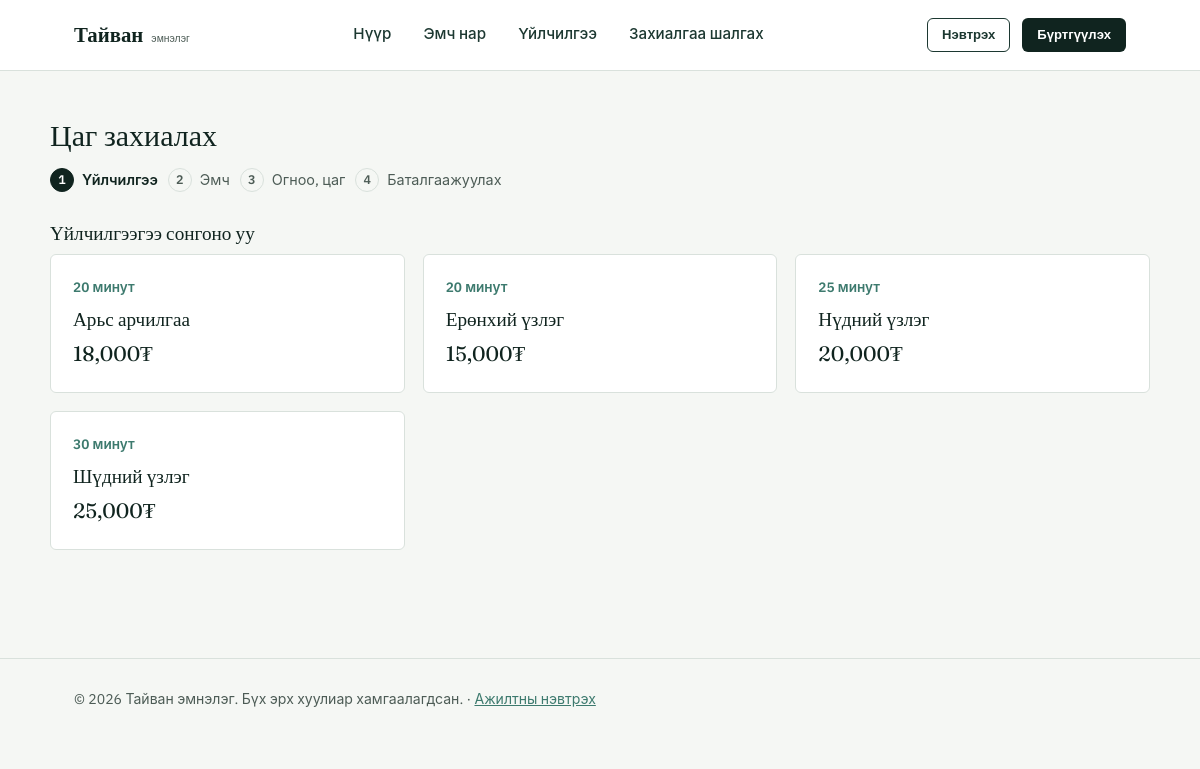
Screenshot of /book.php with the database file from the repository.
### tables this page shows
CREATE TABLE services (
  id          INT AUTO_INCREMENT PRIMARY KEY,
  name        VARCHAR(150) NOT NULL,
  description TEXT,
  duration    INT NOT NULL COMMENT 'минутаар',
  price       DECIMAL(12,2) NOT NULL DEFAULT 0,
  status      ENUM('active','inactive') NOT NULL DEFAULT 'active',
  created_at  TIMESTAMP DEFAULT CURRENT_TIMESTAMP,
  updated_at  TIMESTAMP DEFAULT CURRENT_TIMESTAMP ON UPDATE CURRENT_TIMESTAMP
);

### includes/functions.php (called while the page is built, shortened)
<?php
function e(?string $str): string
{
    return htmlspecialchars($str ?? '', ENT_QUOTES, 'UTF-8');
}
function formatMoney(float $amount): string
{
    return number_format($amount, 0, '.', ',') . '₮';
}

### book.php (the view, shortened to what this page needs)
<?php
require_once __DIR__ . '/includes/functions.php';
$db = getDB();
$services = $db->query("SELECT * FROM services WHERE status='active' ORDER BY name")->fetchAll();
require_once __DIR__ . '/includes/header.php';
?>
<section class="block container">
  <h2>Цаг захиалах</h2>
  <div class="flow-steps" id="flowSteps">
    <div class="flow-step active" data-step="1"><span class="dot">1</span> Үйлчилгээ</div>
    <div class="flow-step" data-step="2"><span class="dot">2</span> Эмч</div>
    <div class="flow-step" data-step="3"><span class="dot">3</span> Огноо, цаг</div>
    <div class="flow-step" data-step="4"><span class="dot">4</span> Баталгаажуулах</div>
  </div>
  <div class="step-panel" id="panel-1">
    <h3>Үйлчилгээгээ сонгоно уу</h3>
    <div class="grid grid-3">
      <?php foreach ($services as $s): ?>
        <div class="card card-select" data-select-service
             data-id="<?= (int)$s['id'] ?>"
             data-name="<?= e($s['name']) ?>"
             data-duration="<?= (int)$s['duration'] ?>"
             data-price="<?= (float)$s['price'] ?>">
          <div class="meta"><?= (int)$s['duration'] ?> минут</div>
          <h3><?= e($s['name']) ?></h3>
          <div class="price"><?= formatMoney((float)$s['price']) ?></div>
        </div>
      <?php endforeach; ?>
    </div>
  </div>
</section>
<?php require_once __DIR__ . '/includes/footer.php'; ?>

### assets/css/style.css (style rules this page uses)
:root { --pine-950: #10241f; --pine-800: #1c3831; --pine-600: #2f5e51; --teal-500: #3d7a6e; --amber-500: #d68f2e; --amber-600: #b8761d; --paper: #f5f7f4; --paper-raised: #ffffff; --line: #d9e1dc; --ink: #16211d; --ink-soft: #4d5c56; --danger: #b3452f; --radius: 6px; --shadow-none: none; }
* { box-sizing: border-box; }
html { scroll-behavior: smooth; }
body { margin:0; background: var(--paper); color: var(--ink); font-family: 'IBM Plex Sans', -apple-system, sans-serif; font-size: 16px; line-height: 1.55; }
h1,h2,h3,h4 { font-family: 'Fraunces', Georgia, serif; font-weight: 500; color: var(--pine-950); line-height: 1.15; margin: 0 0 .5em; }
h2 { font-size: clamp(1.4rem, 2.5vw, 1.9rem); }
h3 { font-size: 1.2rem; }
.container { max-width: 1100px; margin: 0 auto; padding: 0 24px; }
section.block { padding: 48px 0; }
.grid { display:grid; gap: 18px; }
.grid-3 { grid-template-columns: repeat(3, 1fr); }
.card { background: var(--paper-raised); border: 1px solid var(--line); border-radius: var(--radius); padding: 22px; }
.card h3 { margin-bottom: 6px; }
.card .meta { color: var(--teal-500); font-size:.85rem; font-weight:600; margin-bottom: 10px; }
.card .price { font-family:'Fraunces', serif; font-size:1.3rem; color:var(--pine-950); margin-top: 8px; }
.card-select { cursor:pointer; transition: border-color .15s ease; }
.flow-steps { display:flex; gap: 10px; margin-bottom: 30px; counter-reset: step; flex-wrap:wrap; }
.flow-step { display:flex; align-items:center; gap:8px; color: var(--ink-soft); font-size:.9rem; }
.flow-step .dot { width:24px;height:24px;border-radius:50%;border:1px solid var(--line); display:flex;align-items:center;justify-content:center;font-size:.78rem;font-weight:600; }
.flow-step.active .dot { background: var(--pine-950); border-color: var(--pine-950); color:#fff; }
.flow-step.active { color: var(--pine-950); font-weight:600; }

### rows the page displays
services: duration "20", name "Арьс арчилгаа", price "18,000₮"
services: duration "20", name "Ерөнхий үзлэг", price "15,000₮"
services: duration "25", name "Нүдний үзлэг", price "20,000₮"
services: duration "30", name "Шүдний үзлэг", price "25,000₮"
